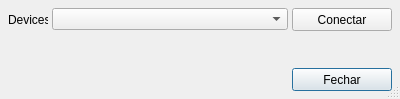
<?xml version="1.0" encoding="UTF-8"?>
<ui version="4.0">
 <class>SerialDialog</class>
 <widget class="QDialog" name="SerialDialog">
  <property name="windowModality">
   <enum>Qt::NonModal</enum>
  </property>
  <property name="geometry">
   <rect>
    <x>0</x>
    <y>0</y>
    <width>400</width>
    <height>99</height>
   </rect>
  </property>
  <property name="sizePolicy">
   <sizepolicy hsizetype="Fixed" vsizetype="Fixed">
    <horstretch>0</horstretch>
    <verstretch>0</verstretch>
   </sizepolicy>
  </property>
  <property name="minimumSize">
   <size>
    <width>400</width>
    <height>99</height>
   </size>
  </property>
  <property name="maximumSize">
   <size>
    <width>400</width>
    <height>99</height>
   </size>
  </property>
  <property name="focusPolicy">
   <enum>Qt::ClickFocus</enum>
  </property>
  <property name="windowTitle">
   <string>Dialog</string>
  </property>
  <property name="sizeGripEnabled">
   <bool>true</bool>
  </property>
  <widget class="QPushButton" name="bcClose">
   <property name="geometry">
    <rect>
     <x>292</x>
     <y>68</y>
     <width>100</width>
     <height>23</height>
    </rect>
   </property>
   <property name="text">
    <string>Fechar</string>
   </property>
  </widget>
  <widget class="QPushButton" name="SerialPortConnectPushButton">
   <property name="geometry">
    <rect>
     <x>292</x>
     <y>8</y>
     <width>100</width>
     <height>23</height>
    </rect>
   </property>
   <property name="text">
    <string>Conectar</string>
   </property>
  </widget>
  <widget class="QComboBox" name="SerialPortListComboBox">
   <property name="geometry">
    <rect>
     <x>52</x>
     <y>8</y>
     <width>236</width>
     <height>22</height>
    </rect>
   </property>
  </widget>
  <widget class="QLabel" name="lbDevices">
   <property name="geometry">
    <rect>
     <x>8</x>
     <y>12</y>
     <width>40</width>
     <height>16</height>
    </rect>
   </property>
   <property name="text">
    <string>Devices:</string>
   </property>
  </widget>
 </widget>
 <resources/>
 <connections/>
</ui>
